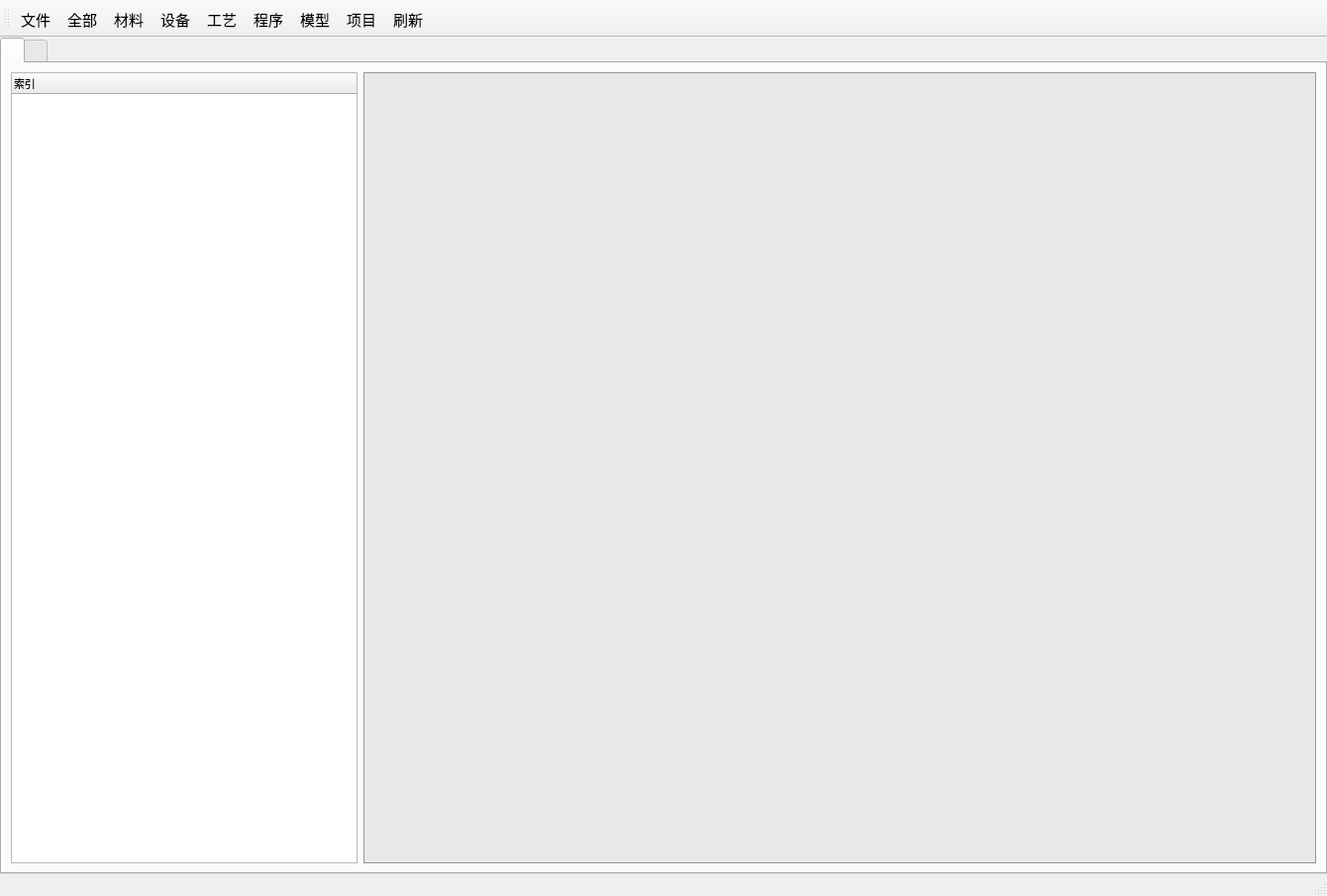
<?xml version="1.0" encoding="UTF-8"?>
<ui version="4.0">
 <class>MainWindow</class>
 <widget class="QMainWindow" name="MainWindow">
  <property name="geometry">
   <rect>
    <x>0</x>
    <y>0</y>
    <width>1340</width>
    <height>905</height>
   </rect>
  </property>
  <property name="windowTitle">
   <string>MainWindow</string>
  </property>
  <widget class="QWidget" name="center">
   <layout class="QVBoxLayout" name="verticalLayout">
    <property name="spacing">
     <number>0</number>
    </property>
    <property name="leftMargin">
     <number>0</number>
    </property>
    <property name="topMargin">
     <number>0</number>
    </property>
    <property name="rightMargin">
     <number>0</number>
    </property>
    <property name="bottomMargin">
     <number>0</number>
    </property>
    <item>
     <widget class="QTabWidget" name="tabWidget">
      <widget class="QWidget" name="tabWidgetPage1" native="true">
       <attribute name="title">
        <string/>
       </attribute>
       <layout class="QHBoxLayout" name="horizontalLayout">
        <item>
         <widget class="QTreeWidget" name="treeWidget">
          <property name="enabled">
           <bool>true</bool>
          </property>
          <property name="sizePolicy">
           <sizepolicy hsizetype="Preferred" vsizetype="Expanding">
            <horstretch>0</horstretch>
            <verstretch>0</verstretch>
           </sizepolicy>
          </property>
          <property name="minimumSize">
           <size>
            <width>350</width>
            <height>0</height>
           </size>
          </property>
          <property name="maximumSize">
           <size>
            <width>350</width>
            <height>16777215</height>
           </size>
          </property>
          <property name="font">
           <font>
            <pointsize>11</pointsize>
           </font>
          </property>
          <column>
           <property name="text">
            <string>索引</string>
           </property>
           <property name="font">
            <font>
             <pointsize>8</pointsize>
            </font>
           </property>
          </column>
         </widget>
        </item>
        <item>
         <widget class="QFrame" name="frame">
          <property name="sizePolicy">
           <sizepolicy hsizetype="Preferred" vsizetype="Expanding">
            <horstretch>0</horstretch>
            <verstretch>0</verstretch>
           </sizepolicy>
          </property>
          <property name="minimumSize">
           <size>
            <width>500</width>
            <height>0</height>
           </size>
          </property>
          <property name="maximumSize">
           <size>
            <width>10000</width>
            <height>16777215</height>
           </size>
          </property>
          <property name="styleSheet">
           <string notr="true">border: 1px solid rgb(150, 150, 150);
border-color: rgb(150, 150, 150);
background-color: rgb(232, 232, 232);</string>
          </property>
          <property name="frameShape">
           <enum>QFrame::StyledPanel</enum>
          </property>
          <property name="frameShadow">
           <enum>QFrame::Raised</enum>
          </property>
          <layout class="QVBoxLayout" name="verticalLayout_2">
           <property name="leftMargin">
            <number>0</number>
           </property>
           <property name="topMargin">
            <number>0</number>
           </property>
           <property name="rightMargin">
            <number>0</number>
           </property>
           <property name="bottomMargin">
            <number>0</number>
           </property>
          </layout>
         </widget>
        </item>
       </layout>
      </widget>
      <widget class="QWidget" name="tabWidgetPage2" native="true">
       <attribute name="title">
        <string/>
       </attribute>
       <layout class="QHBoxLayout" name="horizontalLayout_2"/>
      </widget>
     </widget>
    </item>
   </layout>
  </widget>
  <widget class="QStatusBar" name="status"/>
  <widget class="QToolBar" name="toolBar">
   <property name="font">
    <font>
     <pointsize>11</pointsize>
    </font>
   </property>
   <property name="windowTitle">
    <string>toolBar</string>
   </property>
   <attribute name="toolBarArea">
    <enum>TopToolBarArea</enum>
   </attribute>
   <attribute name="toolBarBreak">
    <bool>false</bool>
   </attribute>
   <addaction name="file_menu"/>
   <addaction name="show_all"/>
   <addaction name="cl_open"/>
   <addaction name="sb_open"/>
   <addaction name="gy_open"/>
   <addaction name="cx_open"/>
   <addaction name="mx_open"/>
   <addaction name="xm_open"/>
   <addaction name="action_fresh"/>
  </widget>
  <action name="w_save">
   <property name="text">
    <string>保存</string>
   </property>
  </action>
  <action name="w_save_as">
   <property name="text">
    <string>另存为</string>
   </property>
  </action>
  <action name="w_quit">
   <property name="text">
    <string>退出</string>
   </property>
  </action>
  <action name="cl_open">
   <property name="text">
    <string>材料</string>
   </property>
   <property name="toolTip">
    <string>展示材料库</string>
   </property>
  </action>
  <action name="sb_open">
   <property name="text">
    <string>设备</string>
   </property>
   <property name="toolTip">
    <string>展示设备库</string>
   </property>
  </action>
  <action name="gy_open">
   <property name="text">
    <string>工艺</string>
   </property>
   <property name="toolTip">
    <string>展示工艺库</string>
   </property>
  </action>
  <action name="ku_all">
   <property name="text">
    <string>全部</string>
   </property>
   <property name="iconText">
    <string>全部</string>
   </property>
  </action>
  <action name="ku_cl">
   <property name="text">
    <string>材料</string>
   </property>
  </action>
  <action name="ku_sb">
   <property name="text">
    <string>设备</string>
   </property>
  </action>
  <action name="show_all">
   <property name="text">
    <string>全部</string>
   </property>
   <property name="toolTip">
    <string>展示数据库</string>
   </property>
  </action>
  <action name="cx_open">
   <property name="text">
    <string>程序</string>
   </property>
  </action>
  <action name="mx_open">
   <property name="text">
    <string>模型</string>
   </property>
  </action>
  <action name="help">
   <property name="text">
    <string>查看文档</string>
   </property>
  </action>
  <action name="xm_open">
   <property name="text">
    <string>项目</string>
   </property>
   <property name="toolTip">
    <string>打开</string>
   </property>
  </action>
  <action name="xm_filter">
   <property name="text">
    <string>筛选</string>
   </property>
  </action>
  <action name="ku_gy">
   <property name="text">
    <string>工艺</string>
   </property>
  </action>
  <action name="ku_cx">
   <property name="text">
    <string>程序</string>
   </property>
  </action>
  <action name="ku_mx">
   <property name="text">
    <string>模型</string>
   </property>
  </action>
  <action name="w_path">
   <property name="text">
    <string>文件</string>
   </property>
  </action>
  <action name="action_path">
   <property name="text">
    <string>路径选择</string>
   </property>
  </action>
  <action name="action_fresh">
   <property name="text">
    <string>刷新</string>
   </property>
  </action>
  <action name="action_save">
   <property name="text">
    <string>保存</string>
   </property>
  </action>
  <action name="action_other">
   <property name="text">
    <string>另存为</string>
   </property>
  </action>
  <action name="file_menu">
   <property name="text">
    <string>文件</string>
   </property>
  </action>
 </widget>
 <resources/>
 <connections/>
</ui>
